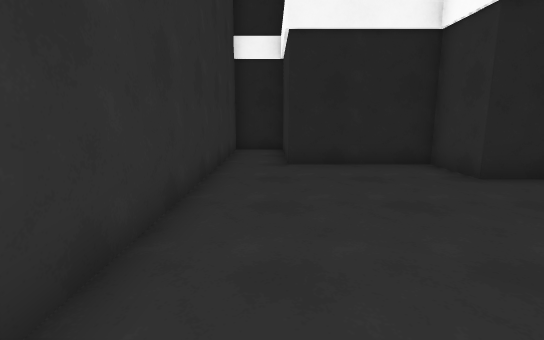
view 1 (above)

24 first-person views from a walk through a Unity game level. The camera is 1.3 m above the floor, tilts 10° down and sees 85° across. The floor is counted in squares, 1 m on a side. Each view is taken from the middle of a square. On the plan, view 1 faces up. The plan holds only what a view shows up to about 14 squares ahead; the rest is blank. The place goes on beyond the plan. The player character is not drawn.

view 2
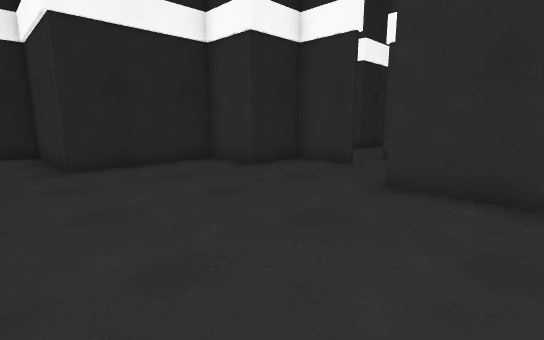

view 3
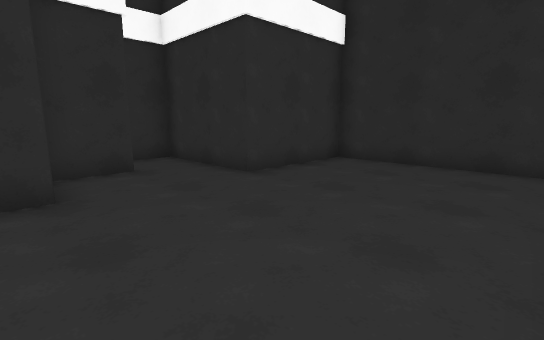

view 4
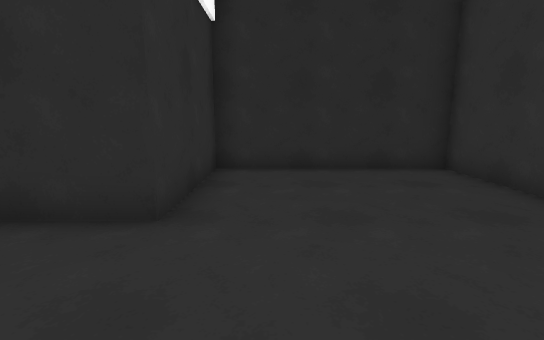

view 5
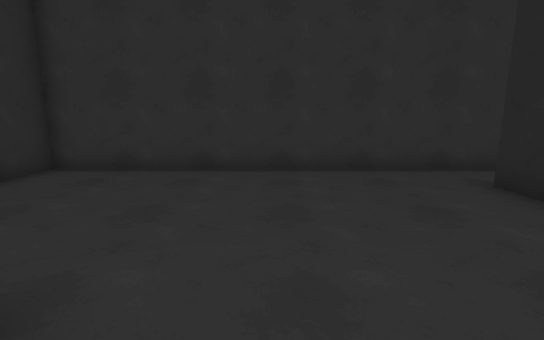

view 6
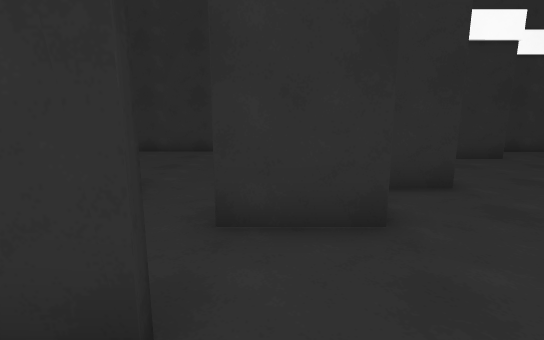

view 7
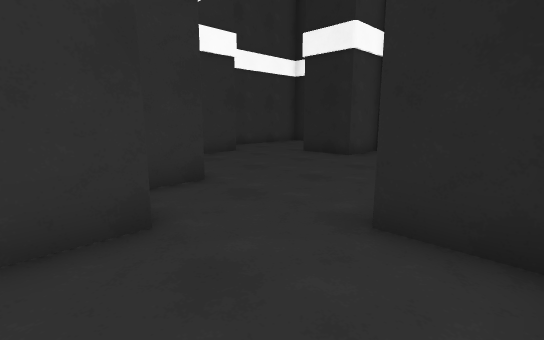

view 8
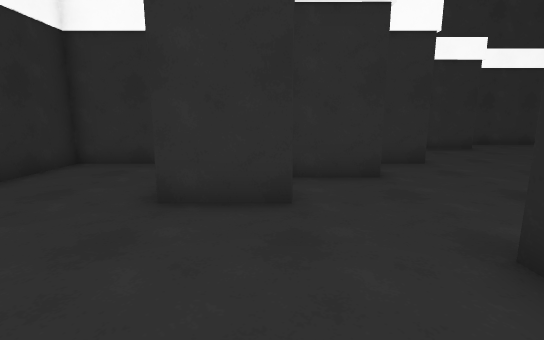

view 9
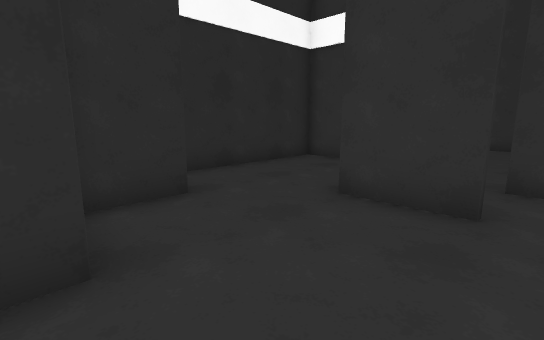

view 10
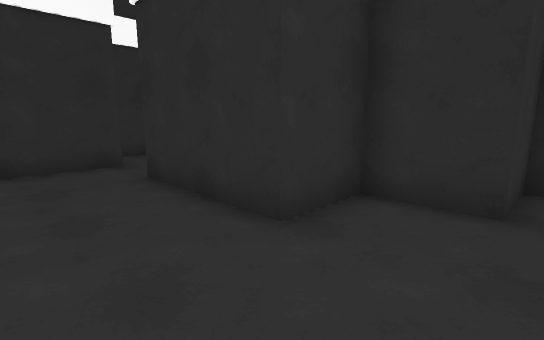

view 11
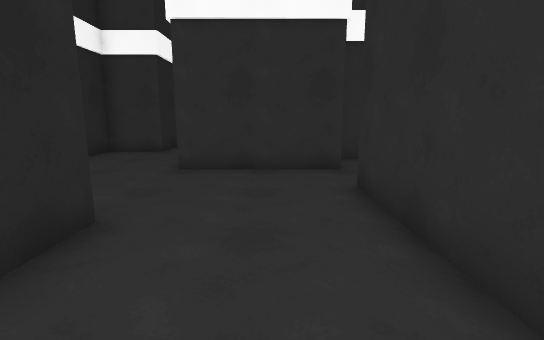

view 12
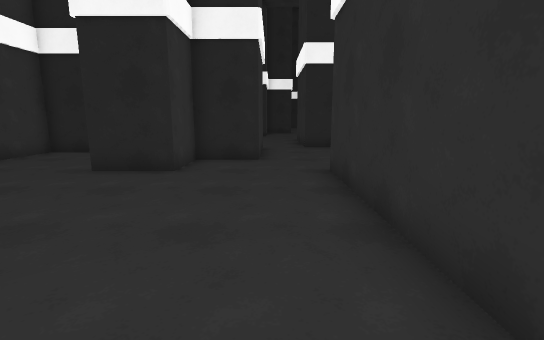

view 13
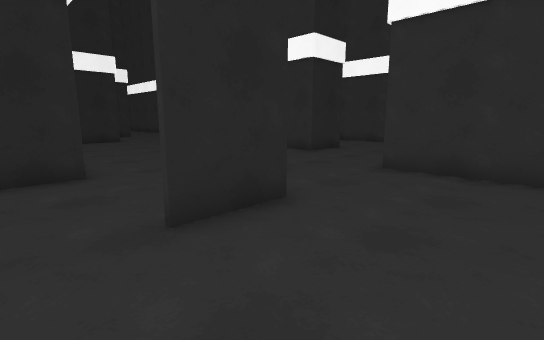

view 14
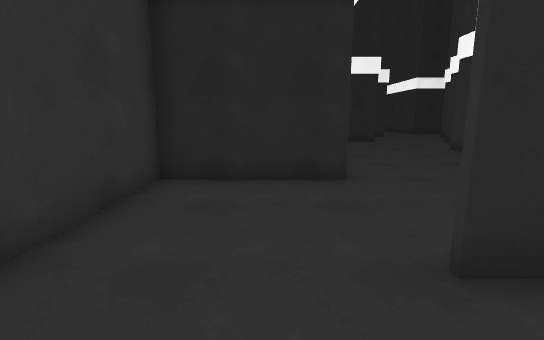

view 15
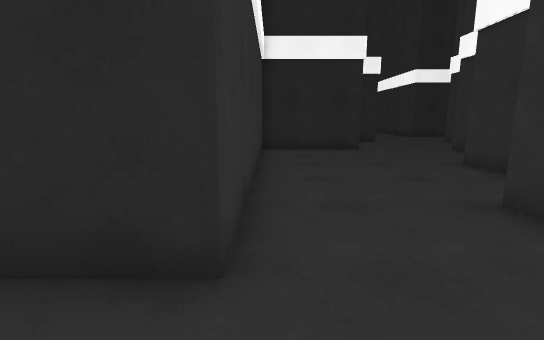

view 16
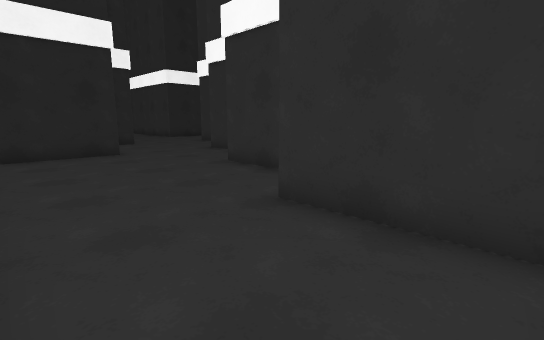

view 17
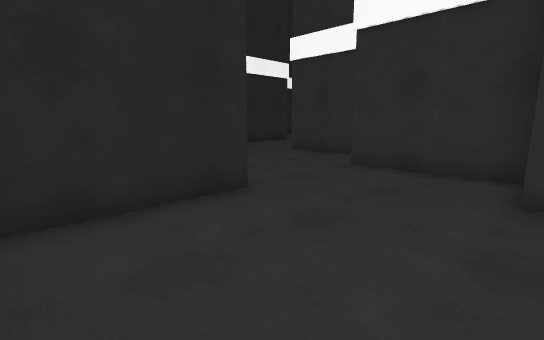

view 18
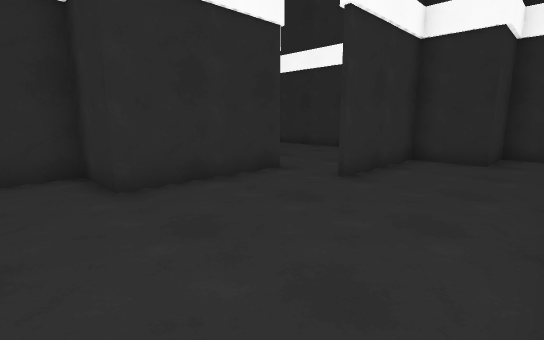

view 19
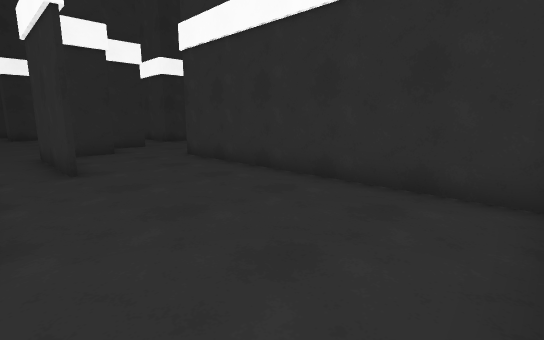

view 20
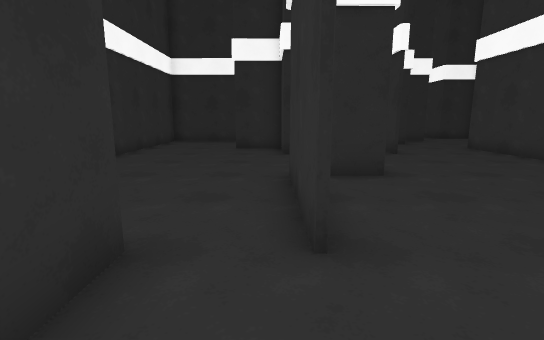

view 21
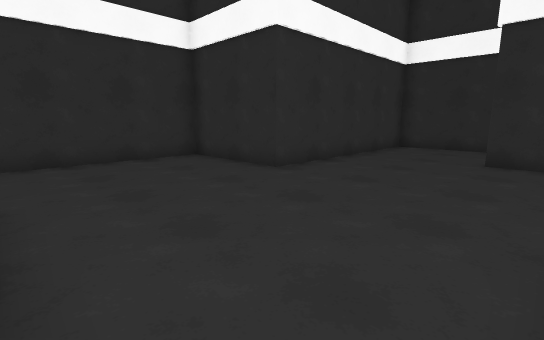

view 22
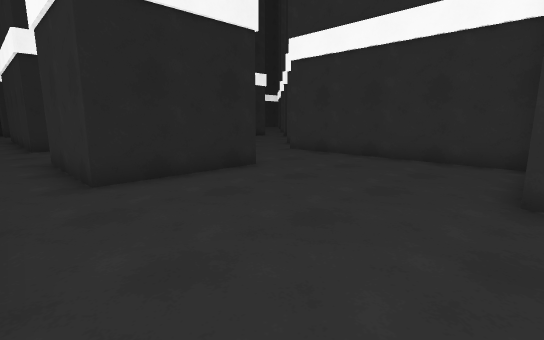

view 23
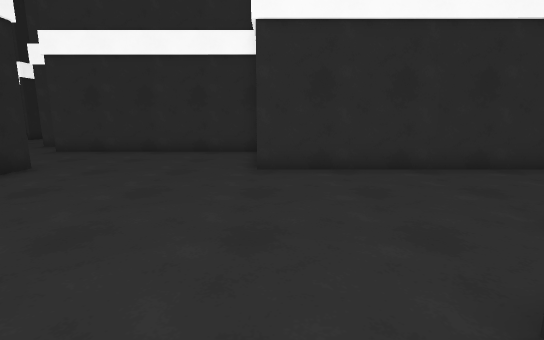

view 24
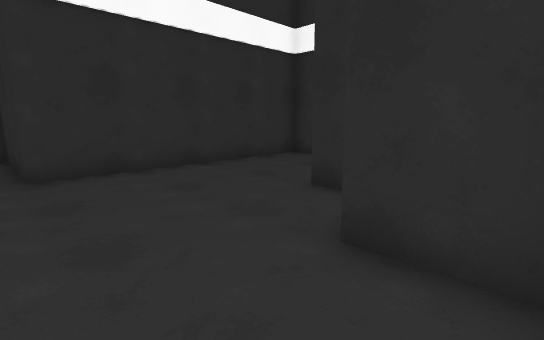

### Floor plan
Ten units are one square. View 1 is at (0, 0); x grows to the right and y downward. Boxes are objects, and circles mark ways between rooms. Rooms are numbered by the first view taken in them; rooms with no view inside come last. Other rooms are left out.
<svg viewBox="-20 -321 240 342">
<path fill="none" stroke="#000" d="M64 -42 64 -62 45 -62 45 -82 5 -82 5 -122 -15 -122 -15 16 40 16M45 16 45 -24 84 -24 84 -44M146 -62 104 -62M86 -44 86 -21M185 -22 185 -64M46 -8 46 16M215 -102 210 -102M40 16 104 16 104 -4 124 -4 124 -24 166 -24M46 -84 46 -70M66 -64 66 -43M6 -125 6 -104M100 -82 85 -82 85 -145M66 -162 46 -162 46 -142 25 -142M25 -144 45 -144 45 -164M26 -182 -15 -182 -15 -139M66 -282 26 -282 26 -182M66 -204 66 -194M85 -202 85 -244 105 -244 105 -284M106 -284 106 -274M125 -282 125 -316M45 -164 65 -164 65 -204M126 -182 105 -182 105 -196M98 -202 85 -202M106 -184 126 -184M89 -204 106 -204 106 -191M106 -274 106 -243M166 -282 125 -282M131 -144 165 -144 165 -224 205 -224 205 -304M66 -194 66 -162M102 -144 116 -144"/>
<circle cx="70" cy="-40" r="3" fill="#2a7"/>
<circle cx="90" cy="-50" r="3" fill="#2a7"/>
<circle cx="15" cy="-135" r="3" fill="#2a7"/>
<circle cx="75" cy="-150" r="3" fill="#2a7"/>
<circle cx="35" cy="-170" r="3" fill="#2a7"/>
<circle cx="110" cy="-280" r="3" fill="#2a7"/>
<circle cx="70" cy="-200" r="3" fill="#2a7"/>
<text x="20" y="-40">1</text>
<text x="130" y="-40">2</text>
<text x="50" y="-100">3</text>
<text x="10" y="-150">4</text>
<text x="60" y="-250">5</text>
<text x="140" y="-220">6</text>
</svg>
Room 1 opens to room 3. Room 2 opens to room 3. Room 3 opens to room 4. Room 3 opens to room 6. Room 4 opens to room 5. Room 5 opens to room 6.

Where each view was taken, in squares from view 1:
view 1: 0 up, 0 right, facing up
view 2: 0 up, 1 left, facing up-right
view 3: 7 up, 1 left, facing down-right
view 4: 6 up, 3 right, facing down
view 5: 4 up, 6 right, facing left
view 6: 5 up, 10 right, facing left
view 7: 5 up, 10 right, facing up-left
view 8: 4 up, 13 right, facing left
view 9: 5 up, 13 right, facing down-left
view 10: 5 up, 10 right, facing down-right
view 11: 4 up, 11 right, facing right
view 12: 7 up, 7 right, facing up
view 13: 11 up, 1 right, facing up-right
view 14: 12 up, 1 right, facing up
view 15: 16 up, 3 right, facing up
view 16: 17 up, 3 right, facing up-right
view 17: 24 up, 3 right, facing up-right
view 18: 26 up, 3 right, facing down-right
view 19: 28 up, 8 right, facing down-left
view 20: 31 up, 11 right, facing down
view 21: 28 up, 11 right, facing down-right
view 22: 22 up, 11 right, facing up-right
view 23: 22 up, 9 right, facing right
view 24: 23 up, 9 right, facing down-right
